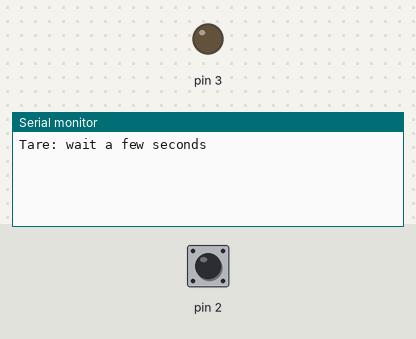
This sketch was run on a simulated Arduino Uno, built with avr-gcc and run on an emulated ATmega328P. Parts: output pins drawn as LEDs (lit = HIGH), the last lines printed to the serial monitor. The test bench sets the inputs (shaded band); at power-on: pin 2 HIGH.

Above: at 5.8 s.
5.9 s: pin 2 pulled LOW for 0.15 s
At 7.1 s:
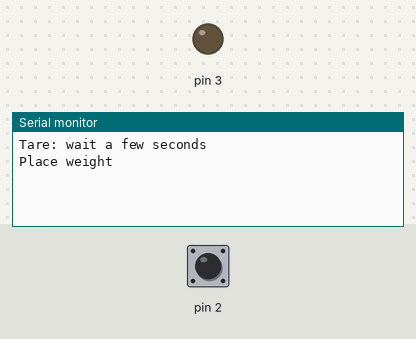
7.5 s: pin 2 driven LOW
At 11.4 s:
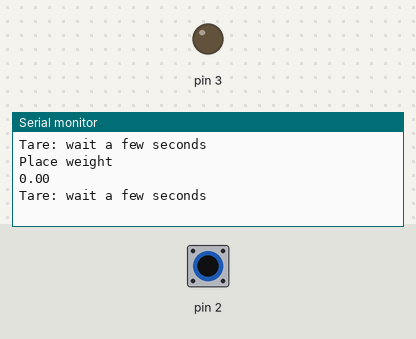

The sketch:

sketch_nov11a.ino
```cpp
#include <avr/io.h>
#include <avr/interrupt.h>

#define DT 2
#define SCLK 3

typedef struct {
	int32_t offset;
	float scale;
} HX711;

int my_digitalRead(uint8_t pin) {
	volatile uint8_t *pinReg;
	uint8_t bitmask;

	if (pin <=7) {
		pinReg = &PIND;
		bitmask = (1 << pin);
	}
	else if (pin <=13) {
		pinReg = &PINB;
		bitmask = (1 << (pin - 8));
	} else if (pin <=18) {
		pinReg = &PINC;
		bitmask = (1 << (pin - 14));
	} else return 0;

	return (*pinReg & bitmask) ? 1 : 0;
}

int32_t readHX711_raw(uint8_t DOUT_PIN, uint8_t SCLK_PIN) {
	while(my_digitalRead(DOUT_PIN)); // wait until DOUT is LOW

	int32_t value = 0;
	uint8_t i;
	cli(); // no interrupts
	for (i = 0; i < 24; ++i) {
		PORTD |= (1 << SCLK_PIN); // write HIGH SCLK

		value = value << 1;
		value |= my_digitalRead(DOUT_PIN);

		PORTD &= ~(1 << SCLK_PIN); // write LOW SCLK
	}

	if (value & 0x800000L) {
		// check if MSB is HIGH; if it is -> negative
		// if it is fill from 31 to 24 with HIGH
		value |= 0xFF000000L;
	}

	PORTD |= (1 << SCLK_PIN); // set channel A 128 rate
	PORTD &= ~(1 << SCLK_PIN);
	sei(); // interrupts back
	return value;
}

int32_t read_avgHX711(uint8_t n) {
	int64_t sum = 0;
	uint8_t i;
	for (i = 0; i < n; ++i) {
		sum += readHX711_raw(DT, SCLK);
	}
	return (int32_t)(sum / n);
}

void HX711_tare(HX711* value) {
	value->offset = read_avgHX711(10);
}

void HX711_set_scale(HX711* value, float scale) {
	value->scale = scale;
}

float HX711_get_weight(HX711* value) {
	return (read_avgHX711(10) - value->offset) / value->scale;
}

void setup() {
  // put your setup code here, to run once:
  DDRD &= ~(1 << DDD2); // DT intrare
	DDRD |= (1 << DDD3); // SCLK iesire

	PORTD |= (1 << DDD2); // pullup DT
	PORTD &= ~(1 << DDD3); // low SCLK
	Serial.begin(9600);

}

void loop() {
	HX711 cantar;
	cantar.scale = 1;
	cantar.offset = 0;
	HX711_set_scale(&cantar, -1000.445);
	Serial.println("Tare: wait a few seconds");
	delay(5000);
	HX711_tare(&cantar);
	Serial.println("Place weight");
	delay(5000);
	Serial.println(HX711_get_weight(&cantar));

}
```

Measured:
- after the input at 5.9 s, the serial monitor: prints a new line at once (image 1)
- after the input at 7.5 s, the serial monitor: prints a new line after 3.4 s (image 2)
